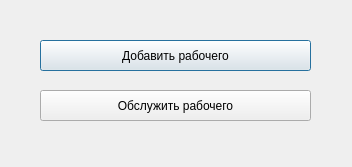
<?xml version="1.0" encoding="UTF-8"?>
<ui version="4.0">
 <class>Control</class>
 <widget class="QDialog" name="Control">
  <property name="geometry">
   <rect>
    <x>0</x>
    <y>0</y>
    <width>352</width>
    <height>167</height>
   </rect>
  </property>
  <property name="windowTitle">
   <string>Окно управления</string>
  </property>
  <widget class="QPushButton" name="add_worker">
   <property name="geometry">
    <rect>
     <x>40</x>
     <y>40</y>
     <width>271</width>
     <height>31</height>
    </rect>
   </property>
   <property name="text">
    <string>Добавить рабочего</string>
   </property>
  </widget>
  <widget class="QPushButton" name="delete_worker">
   <property name="geometry">
    <rect>
     <x>40</x>
     <y>90</y>
     <width>271</width>
     <height>31</height>
    </rect>
   </property>
   <property name="text">
    <string>Обслужить рабочего</string>
   </property>
  </widget>
 </widget>
 <resources/>
 <connections/>
</ui>
